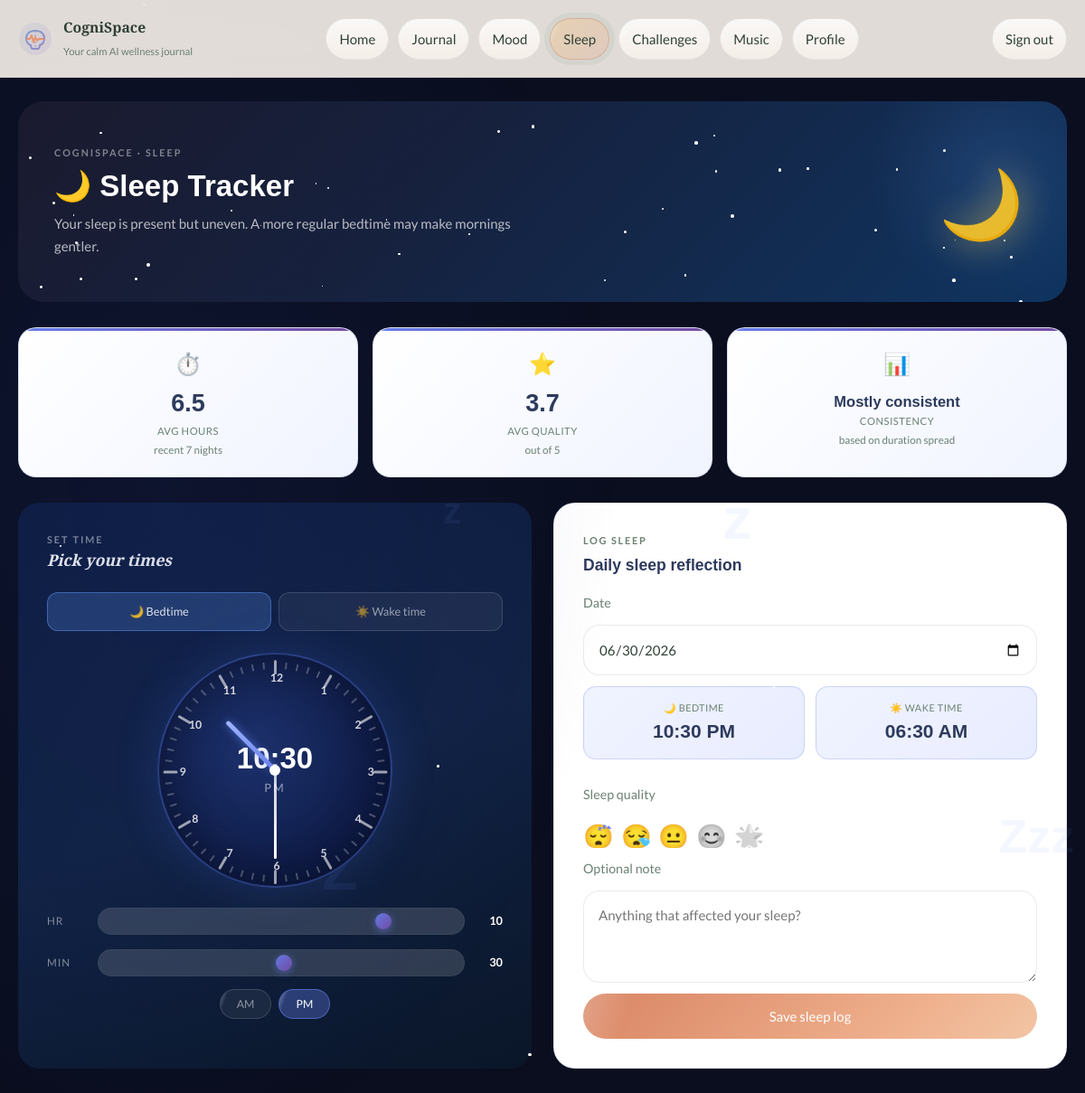
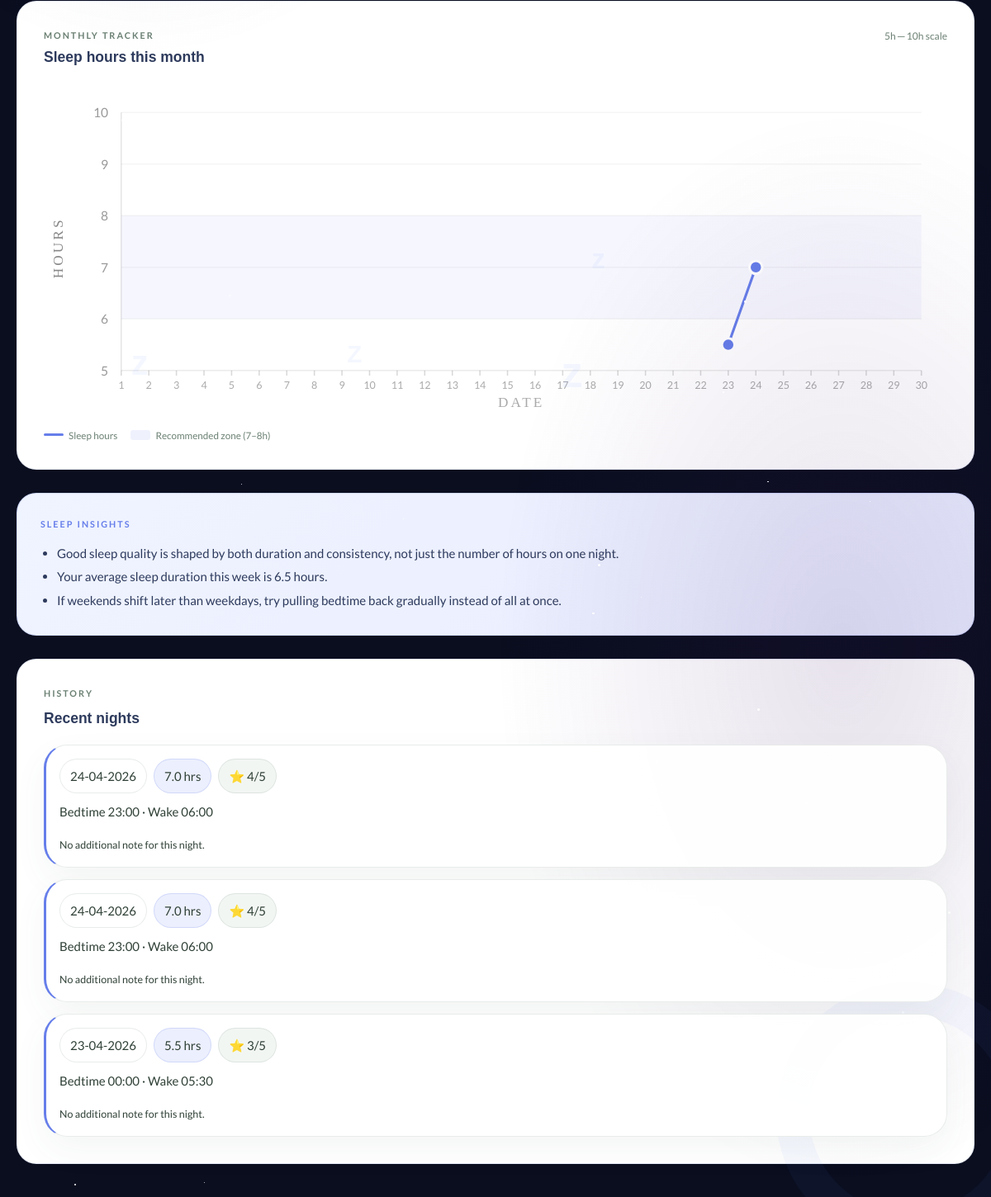
Page /sleep (signed in) on the committed database (2 pictures, top to bottom).
### tables this page shows
CREATE TABLE sleep_logs (
                id INTEGER PRIMARY KEY AUTOINCREMENT,
                user_id INTEGER NOT NULL,
                sleep_date TEXT NOT NULL,
                bedtime TEXT NOT NULL,
                wake_time TEXT NOT NULL,
                duration_hours REAL NOT NULL,
                quality_rating INTEGER NOT NULL,
                note TEXT DEFAULT '',
                created_at TEXT NOT NULL
            );

### app.py (the view, shortened to what this page needs)
@app.route("/sleep", methods=["GET", "POST"])
@login_required
def sleep():
    sleep_logs = query_all(
        "SELECT * FROM sleep_logs WHERE user_id = ? ORDER BY sleep_date DESC, id DESC",
        (g.user["id"],),
    )
    sleep_context = build_sleep_page_context(sleep_logs, current_sleep_fact(g.user["id"]))
    return render_template(
        "sleep.html",
        sleep_logs=sleep_logs,
        sleep_context=sleep_context,
        sleep_chart_payload=json.dumps(sleep_context["charts"]),
    )

### app.py (called while the page is built)
def login_required(view):
    @wraps(view)
    def wrapped_view(*args, **kwargs):
        if g.user is None:
            return redirect(url_for("login"))
        return view(*args, **kwargs)
    return wrapped_view

def query_one(query, params=()):
    conn = get_connection()
    try:
        return conn.execute(query, params).fetchone()
    finally:
        conn.close()

def query_all(query, params=()):
    conn = get_connection()
    try:
        return conn.execute(query, params).fetchall()
    finally:
        conn.close()

def format_display_date(value):
    if not value:
        return ""
    try:
        return datetime.strptime(value[:10], "%Y-%m-%d").strftime("%d-%m-%Y")
    except ValueError:
        return value

def current_sleep_fact(user_id):
    index = (user_id + date.today().toordinal()) % len(SLEEP_FACTS)
    return SLEEP_FACTS[index]

@app.template_filter("display_date")
def display_date_filter(value):
    return format_display_date(value)

@app.before_request
def load_logged_in_user():
    user_id = session.get("user_id")
    if user_id is None:
        g.user = None
        return
    g.user = query_one("SELECT * FROM users WHERE id = ?", (user_id,))

@app.context_processor
def inject_globals():
    return {
        "app_brand": APP_BRAND,
        "app_subtitle": APP_SUBTITLE,
        "current_user": g.user,
        "today_iso": date.today().isoformat(),
        "tab_intro": TAB_INTRO,
        "current_endpoint": request.endpoint or "",
    }

### utils/db.py (called while the page is built)
def get_connection():
    conn = sqlite3.connect(DB_PATH, timeout=30)
    conn.row_factory = sqlite3.Row
    conn.execute("PRAGMA journal_mode=WAL")
    conn.execute("PRAGMA busy_timeout = 30000")
    return conn

### utils/pattern_analyzer.py (called while the page is built)
def average(values):
    return round(sum(values) / len(values), 1) if values else 0

def safe_date(value):
    return datetime.strptime(value, "%Y-%m-%d").date()

def sleep_color_for_hours(hours):
    if hours < 4:
        return SLEEP_PALETTE[0]["color"]
    if hours < 5:
        return SLEEP_PALETTE[1]["color"]
    if hours < 6:
        return SLEEP_PALETTE[2]["color"]
    if hours < 7:
        return SLEEP_PALETTE[3]["color"]
    if hours < 8:
        return SLEEP_PALETTE[4]["color"]
    return SLEEP_PALETTE[5]["color"]

### templates/sleep.html (shortened to what this page needs)
{% extends "base.html" %}
{% set title = "Sleep Tracker" %}
{% block content %}
<div class="sleep-bg-decor" id="sleep-bg-decor"></div>
<div class="sleep-hero">
    <div class="stars" id="stars-container"></div>
    <p class="eyebrow" style="color: rgba(255,255,255,0.45); font-size:0.72rem; letter-spacing:2px; text-transform:uppercase;">CogniSpace · Sleep</p>
    <h1>🌙 Sleep Tracker</h1>
    <p class="lead">{{ sleep_context["summary"]["weekly_story"] }}</p>
    <div class="moon-icon">🌙</div>
</div>
<div class="sleep-stats-row">
    <div class="stat-card">
        <div class="stat-icon">⏱️</div>
        <div class="stat-value">{{ sleep_context["summary"]["average_duration"] }}</div>
        <div class="stat-label">Avg Hours</div>
        <div class="stat-sub">recent 7 nights</div>
    </div>
    <div class="stat-card">
        <div class="stat-icon">⭐</div>
        <div class="stat-value">{{ sleep_context["summary"]["average_quality"] }}</div>
        <div class="stat-label">Avg Quality</div>
        <div class="stat-sub">out of 5</div>
    </div>
    <div class="stat-card">
        <div class="stat-icon">📊</div>
        <div class="stat-value" style="font-size:1.1rem; padding-top: 6px;">{{ sleep_context["summary"]["consistency"] }}</div>
        <div class="stat-label">Consistency</div>
        <div class="stat-sub">based on duration spread</div>
    </div>
</div>
<div class="sleep-two-col">
    <div class="clock-panel">
        <p class="eyebrow">Set time</p>
        <h3>Pick your times</h3>
        <div class="clock-tabs">
            <div class="clock-tab active" id="tab-bed" onclick="switchTab('bed')">🌙 Bedtime</div>
            <div class="clock-tab" id="tab-wake" onclick="switchTab('wake')">☀️ Wake time</div>
        </div>
        <div class="clock-face-wrapper">
            <div class="clock-face" id="clock-face">
                <div class="clock-center">
                    <div class="clock-time-display" id="clock-display">10:30</div>
                    <div class="clock-ampm-display" id="clock-ampm">PM</div>
                </div>
            </div>
            <div class="time-sliders">
                <div class="slider-row">
                    <label>HR</label>
                    <input type="range" id="hr-slider" min="1" max="12" value="10" oninput="updateClock()">
                    <span class="val-label" id="hr-val">10</span>
                </div>
                <div class="slider-row">
                    <label>MIN</label>
                    <input type="range" id="min-slider" min="0" max="59" value="30" oninput="updateClock()">
                    <span class="val-label" id="min-val">30</span>
                </div>
                <div class="ampm-toggle">
                    <button class="ampm-btn" id="am-btn" onclick="setAmPm('AM')">AM</button>
                    <button class="ampm-btn active" id="pm-btn" onclick="setAmPm('PM')">PM</button>
                </div>
            </div>
        </div>
    </div>
    <div class="log-panel">
        <p class="eyebrow">Log sleep</p>
        <h3>Daily sleep reflection</h3>
        <form method="post" class="stack-form" id="sleep-form">
            <label for="sleep_date">Date</label>
            <input id="sleep_date" name="sleep_date" type="date" value="{{ today_iso }}" required>
            <div class="selected-times-row">
                <div class="time-badge">
                    <div class="tb-label">🌙 Bedtime</div>
                    <div class="tb-value" id="bed-display">--:--</div>
                </div>
                <div class="time-badge">
                    <div class="tb-label">☀️ Wake Time</div>
                    <div class="tb-value" id="wake-display">--:--</div>
                </div>
            </div>
            <label>Sleep quality</label>
            <div class="quality-stars" id="star-rating">
                <button type="button" class="star-btn" data-val="1" onclick="setStar(1)">😴</button>
                <button type="button" class="star-btn" data-val="2" onclick="setStar(2)">😪</button>
                <button type="button" class="star-btn" data-val="3" onclick="setStar(3)">😐</button>
                <button type="button" class="star-btn" data-val="4" onclick="setStar(4)">😊</button>
                <button type="button" class="star-btn" data-val="5" onclick="setStar(5)">🌟</button>
            </div>
            <label for="sleep_note">Optional note</label>
            <textarea id="sleep_note" name="note" rows="3" placeholder="Anything that affected your sleep?"></textarea>
            <button type="submit" onclick="return confirmSave()">Save sleep log</button>
        </form>
    </div>
</div>
<div class="graph-section">
    <div class="graph-header">
        <div>
            <p class="eyebrow" style="color:var(--muted); font-size:0.72rem; letter-spacing:2px; text-transform:uppercase;">Monthly tracker</p>
            <h3 style="font-family:'Outfit',sans-serif; color:#2d3a5c; margin:0;">Sleep hours this month</h3>
        </div>
        <div style="display:flex; gap:8px; align-items:center; font-size:0.8rem; color:var(--muted);">
            <span>5h ─ 10h scale</span>
        </div>
    </div>
    <div class="line-graph-container">
        <svg width="100%" height="auto" viewBox="0 0 700 250" class="sleep-line-graph" style="overflow: visible;">
            <text x="15" y="125" text-anchor="middle" font-family="Outfit" font-size="11" fill="#888" transform="rotate(-90, 15, 125)" letter-spacing="2">HOURS</text>
            <text x="50" y="220" text-anchor="end" dominant-baseline="central" font-size="10" fill="#999">5</text>
            <text x="50" y="180" text-anchor="end" dominant-baseline="central" font-size="10" fill="#999">6</text>
            <text x="50" y="140" text-anchor="end" dominant-baseline="central" font-size="10" fill="#999">7</text>
            <text x="50" y="100" text-anchor="end" dominant-baseline="central" font-size="10" fill="#999">8</text>
            <text x="50" y="60"  text-anchor="end" dominant-baseline="central" font-size="10" fill="#999">9</text>
            <text x="50" y="20"  text-anchor="end" dominant-baseline="central" font-size="10" fill="#999">10</text>
            {% for point in sleep_context["graph_points"] %}
            <text x="{{ point.x }}" y="234" text-anchor="middle" font-size="8" fill="#aaa">{{ point.day }}</text>
            {% endfor %}
            <text x="370" y="248" text-anchor="middle" font-family="Outfit" font-size="11" fill="#aaa" letter-spacing="2">DATE</text>
        </svg>
    </div>
    <div style="display:flex; gap:16px; margin-top:16px; font-size:0.78rem; color:var(--muted); align-items:center;">
        <span style="display:flex; align-items:center; gap:6px;">
            <span style="width:24px;height:3px;background:#667eea;border-radius:2px;display:inline-block;"></span>
            Sleep hours
        </span>
        <span style="display:flex; align-items:center; gap:6px;">
            <span style="width:24px;height:12px;background:rgba(102,126,234,0.1);border-radius:3px;display:inline-block;"></span>
            Recommended zone (7–8h)
        </span>
    </div>
</div>
<div style="background: linear-gradient(135deg, #f0f4ff 0%, #e8ecff 100%); border: 1px solid rgba(102,126,234,0.2); border-radius: 24px; padding: 28px; margin-bottom: 28px;">
    <p class="eyebrow" style="color:#667eea; font-size:0.72rem; letter-spacing:2px; text-transform:uppercase; margin-bottom: 12px;">Sleep insights</p>
    <ul class="insight-list" style="margin:0; padding-left:20px; line-height:1.9; color:#2d3a5c;">
        {% for item in sleep_context["insights"] %}
        <li>{{ item }}</li>
        {% endfor %}
    </ul>
</div>
<div class="sleep-history">
    <p class="eyebrow" style="color:var(--muted); font-size:0.72rem; letter-spacing:2px; text-transform:uppercase; margin-bottom:12px;">History</p>
    <h3 style="font-family:'Outfit',sans-serif; color:#2d3a5c; margin-bottom: 20px;">Recent nights</h3>
    <div class="feed-list">
        {% for log in sleep_logs %}
        <article class="feed-card" style="border-left: 3px solid #667eea;">
            <div class="badge-row">
                <span class="badge">{{ log["sleep_date"]|display_date }}</span>
                <span class="badge soft" style="background: rgba(102,126,234,0.12); border-color: rgba(102,126,234,0.2);">{{ log["duration_hours"] }} hrs</span>
                <span class="badge soft">⭐ {{ log["quality_rating"] }}/5</span>
            </div>
            <p>Bedtime {{ log["bedtime"] }} · Wake {{ log["wake_time"] }}</p>
            <small>{{ log["note"] or "No additional note for this night." }}</small>
        </article>
        {% else %}
        <div class="empty-state" style="text-align:center; padding: 40px; color: var(--muted);">
            🌙 Your sleep history will appear here after your first log.
        </div>
        {% endfor %}
    </div>
</div>
{% endblock %}

### static/style.css (style rules this page uses)
:root { --bg: #f2f7f5; --bg-soft: #ffffff; --surface: rgba(255, 255, 255, 0.92); --surface-strong: rgba(255, 255, 255, 1); --border: rgba(100, 130, 115, 0.15); --text: #2f4036; --muted: #6b8073; --accent: #7fa68b; --accent-strong: #61876e; --sage: #97b199; --mist: #b6c8d6; --lavender: #d6c4eb; --gold: #dfc89f; --rose: #e6b1c0; --shadow: 0 16px 40px rgba(70, 95, 80, 0.06); --shadow-hover: 0 16px 30px rgba(70, 95, 80, 0.1); --glow: 0 0 0 6px rgba(127, 166, 139, 0.12); --page-tint: rgba(127, 166, 139, 0.12); --page-tint-soft: rgba(182, 200, 214, 0.12); }
* { box-sizing: border-box; }
html, body { margin: 0; min-height: 100%; font-family: 'Lato', 'Segoe UI', sans-serif; color: var(--text); background: var(--bg); scroll-behavior: smooth; font-size: 15px; line-height: 1.6; }
h1, h2, h3, h4 { font-family: 'Playfair Display', Georgia, serif; line-height: 1.25; }
.eyebrow { font-family: 'Lato', sans-serif; font-weight: 700; }
body { position: relative; }
body[data-page="sleep"] { --accent: #7090d0; --accent-strong: #4a6bb0; --page-tint: rgba(60, 90, 180, 0.22); --page-tint-soft: rgba(80, 40, 130, 0.14); background: #0a0e1f; }
.main-nav a::before, .ghost-button::before, .panel-head a::before, .soft-link::before, button::before { content: ""; position: absolute; inset: auto auto 0 -30%; width: 40%; height: 120%; background: linear-gradient(90deg, transparent, rgba(255, 255, 255, 0.42), transparent); transform: skewX(-20deg); transition: left 300ms ease; pointer-events: none; }
.hero-card, .panel, .summary-card, .auth-card, .auth-copy, .player-bar, .playlist-card, .onboarding-card, .slot-card, .feed-card, .legend-card, .tour-card { background: var(--surface); border: 1px solid var(--border); border-radius: 28px; box-shadow: var(--shadow); transition: transform 240ms ease, box-shadow 240ms ease, border-color 240ms ease, background 240ms ease; }
.eyebrow { margin: 0 0 8px; text-transform: uppercase; letter-spacing: 0.16em; font-size: 0.73rem; color: var(--accent-strong); }
h1, h2, h3, h4, p { margin-top: 0; }
.lead { color: var(--muted); line-height: 1.7; max-width: 68ch; }
.stack-form { display: grid; gap: 12px; }
label { color: var(--muted); font-size: 0.95rem; }
input, select, textarea, button { font: inherit; }
input, select, textarea { width: 100%; padding: 14px 16px; border-radius: 18px; border: 1px solid var(--border); background: rgba(255, 255, 255, 0.86); color: var(--text); transition: border-color 220ms ease, box-shadow 220ms ease, transform 220ms ease, background 220ms ease; }
textarea { resize: vertical; }
button { position: relative; overflow: hidden; padding: 13px 18px; border: none; border-radius: 999px; background: linear-gradient(135deg, #d98563, #efb08d 70%, #f2c5a4); color: white; cursor: pointer; transition: transform 220ms ease, box-shadow 220ms ease, filter 220ms ease, background 220ms ease; }
.feed-list { display: grid; gap: 14px; }
.feed-card { padding: 16px; transition: transform 220ms ease, box-shadow 220ms ease, border-color 220ms ease; }
.badge-row { display: flex; flex-wrap: wrap; gap: 8px; margin-bottom: 10px; }
.badge { padding: 8px 12px; border-radius: 999px; background: rgba(255, 255, 255, 0.72); border: 1px solid var(--border); }
.badge.soft { background: rgba(151, 177, 153, 0.12); }
.insight-list { margin: 0; padding-left: 20px; line-height: 1.7; }
.reveal-up { opacity: 0; transform: translateY(18px); animation: revealUp 420ms ease forwards; }

### rows in the picture
sleep_logs: day "23", sleep_date|display_date "23-04-2026", duration_hours "5.5", quality_rating "3", bedtime "00:00", wake_time "05:30", note "No additional note for this night."
sleep_logs: day "24", sleep_date|display_date "24-04-2026", duration_hours "7.0", quality_rating "4", bedtime "23:00", wake_time "06:00", note "No additional note for this night."
sleep_logs: sleep_date|display_date "24-04-2026", duration_hours "7.0", quality_rating "4", bedtime "23:00", wake_time "06:00", note "No additional note for this night."

### other values in the picture
{{ app_brand }} "CogniSpace"
{{ app_subtitle }} "Your calm AI wellness journal"
{{ sleep_context["summary"]["weekly_story"] }} "Your sleep is present but uneven. A more regular bedtime may make mornings gentler."
{{ sleep_context["summary"]["average_duration"] }} "6.5"
{{ sleep_context["summary"]["average_quality"] }} "3.7"
{{ sleep_context["summary"]["consistency"] }} "Mostly consistent"
{{ point.day }} "1" "2" "3" "4" "5" "6" "7" "8" "9" "10" "11" "12" "13" "14" "15" "16" "17" "18" "19" "20" "21" "22" "25" "26" "27" "28" "29" "30"
{{ item }} "Good sleep quality is shaped by both duration and consistency, not just the number of hours on one night." "Your average sleep duration this week is 6.5 hours." "If weekends shift later than weekdays, try pulling bedtime back gradually instead of all at once."
